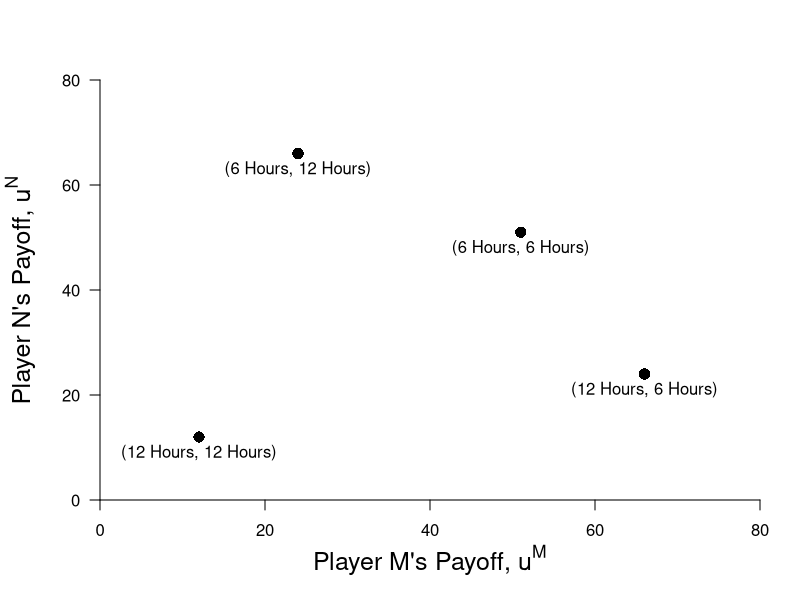

This figure's R source:
require(ggplot2)
require(shape)
pdf(file = "society/pareto_efficient_chopping.pdf", width = 9, height = 7)

#Set parameters for graphics
axislabelsize <- 1.5
par(mar =  c(5, 5, 4, 2))
xlims <- c(0, 80)
ylims <- c(0, 80)

#Plot command 
plot(0, 0, xlim = xlims, ylim = ylims, 
     type = "n",
     xlab = expression(paste("Player M's Payoff, ", u^M)),
     ylab = expression(paste("Player N's Payoff, ", u^N)),
     axes = FALSE,
     cex.lab = axislabelsize, 
     bty = "n", 
     xaxs="i", 
     yaxs="i"
)


#Customize ticks and labels for the plot
# ticksy <- seq(ylims[1], ylims[2], 5)
# ylabels <- seq(ylims[1], ylims[2], 5)
# ticksx <- seq(xlims[1], xlims[2], 5)
# xlabels <- seq(xlims[1], xlims[2], 5)
ticksy <- seq(ylims[1], ylims[2], 20)
ylabels <- seq(ylims[1], ylims[2], 20)
ticksx <- seq(xlims[1], xlims[2], 20)
xlabels <- seq(xlims[1], xlims[2], 20)
axis(1, at = ticksx, pos = 0, labels = xlabels)
axis(2, at = ticksy, pos = 0, labels = ylabels, las = 1)

#Lines fuf/upf
#segments(100, 0, 0, 100, lty = 1, col = "black", lwd = graphlinewidth)

#Add points for outcomes
points(66, 24, pch = 16, col = "black", cex = 1.5)
text(66, 24-3, expression(paste("(12 Hours, 6 Hours)")))
points(12, 12, pch = 16, col = "black", cex = 1.5)
text(12, 12-3, expression(paste("(12 Hours, 12 Hours)")))
points(24, 66, pch = 16, col = "black", cex = 1.5)
text(24, 66-3, expression(paste("(6 Hours, 12 Hours)")))
points(51, 51, pch = 16, col = "black", cex = 1.5)
text(51, 51 - 3, expression(paste("(6 Hours, 6 Hours)")))


dev.off()
